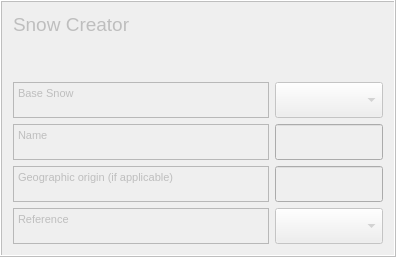
    <widget class="QFrame" name="framet">
     <property name="enabled">
      <bool>false</bool>
     </property>
     <property name="sizePolicy">
      <sizepolicy hsizetype="Preferred" vsizetype="Preferred">
       <horstretch>0</horstretch>
       <verstretch>0</verstretch>
      </sizepolicy>
     </property>
     <property name="maximumSize">
      <size>
       <width>5000</width>
       <height>16777215</height>
      </size>
     </property>
     <property name="frameShape">
      <enum>QFrame::Box</enum>
     </property>
     <property name="frameShadow">
      <enum>QFrame::Raised</enum>
     </property>
     <layout class="QGridLayout" name="gridLayout_2">
      <item row="2" column="0">
       <widget class="QTextBrowser" name="textBrowserBaseSnow">
        <property name="enabled">
         <bool>false</bool>
        </property>
        <property name="sizePolicy">
         <sizepolicy hsizetype="Preferred" vsizetype="Preferred">
          <horstretch>0</horstretch>
          <verstretch>0</verstretch>
         </sizepolicy>
        </property>
        <property name="maximumSize">
         <size>
          <width>500</width>
          <height>36</height>
         </size>
        </property>
        <property name="html">
         <string>&lt;!DOCTYPE HTML PUBLIC &quot;-//W3C//DTD HTML 4.0//EN&quot; &quot;http://www.w3.org/TR/REC-html40/strict.dtd&quot;&gt;
&lt;html&gt;&lt;head&gt;&lt;meta name=&quot;qrichtext&quot; content=&quot;1&quot; /&gt;&lt;style type=&quot;text/css&quot;&gt;
p, li { white-space: pre-wrap; }
&lt;/style&gt;&lt;/head&gt;&lt;body style=&quot; font-family:'MS Shell Dlg 2'; font-size:8.25pt; font-weight:400; font-style:normal;&quot;&gt;
&lt;p style=&quot; margin-top:0px; margin-bottom:0px; margin-left:0px; margin-right:0px; -qt-block-indent:0; text-indent:0px;&quot;&gt;&lt;span style=&quot; font-size:8pt;&quot;&gt;Base Snow&lt;/span&gt;&lt;/p&gt;&lt;/body&gt;&lt;/html&gt;</string>
        </property>
       </widget>
      </item>
      <item row="1" column="0">
       <spacer name="verticalSpacer">
        <property name="orientation">
         <enum>Qt::Vertical</enum>
        </property>
        <property name="sizeHint" stdset="0">
         <size>
          <width>20</width>
          <height>40</height>
         </size>
        </property>
       </spacer>
      </item>
      <item row="3" column="0">
       <widget class="QTextBrowser" name="textBrowserDesc">
        <property name="sizePolicy">
         <sizepolicy hsizetype="Preferred" vsizetype="Preferred">
          <horstretch>0</horstretch>
          <verstretch>0</verstretch>
         </sizepolicy>
        </property>
        <property name="maximumSize">
         <size>
          <width>500</width>
          <height>36</height>
         </size>
        </property>
        <property name="html">
         <string>&lt;!DOCTYPE HTML PUBLIC &quot;-//W3C//DTD HTML 4.0//EN&quot; &quot;http://www.w3.org/TR/REC-html40/strict.dtd&quot;&gt;
&lt;html&gt;&lt;head&gt;&lt;meta name=&quot;qrichtext&quot; content=&quot;1&quot; /&gt;&lt;style type=&quot;text/css&quot;&gt;
p, li { white-space: pre-wrap; }
&lt;/style&gt;&lt;/head&gt;&lt;body style=&quot; font-family:'MS Shell Dlg 2'; font-size:8.25pt; font-weight:400; font-style:normal;&quot;&gt;
&lt;p style=&quot; margin-top:0px; margin-bottom:0px; margin-left:0px; margin-right:0px; -qt-block-indent:0; text-indent:0px;&quot;&gt;&lt;span style=&quot; font-size:8pt;&quot;&gt;Name&lt;/span&gt;&lt;/p&gt;&lt;/body&gt;&lt;/html&gt;</string>
        </property>
       </widget>
      </item>
      <item row="0" column="0">
       <widget class="QLabel" name="label_46">
        <property name="text">
         <string>&lt;!DOCTYPE HTML PUBLIC &quot;-//W3C//DTD HTML 4.0//EN&quot; &quot;http://www.w3.org/TR/REC-html40/strict.dtd&quot;&gt;
&lt;html&gt;&lt;head&gt;&lt;meta name=&quot;qrichtext&quot; content=&quot;1&quot; /&gt;&lt;style type=&quot;text/css&quot;&gt;
p, li { white-space: pre-wrap; }
&lt;/style&gt;&lt;/head&gt;&lt;body style=&quot; font-family:'MS Shell Dlg 2'; font-size:8pt; font-weight:400; font-style:normal;&quot;&gt;
&lt;p style=&quot; margin-top:0px; margin-bottom:0px; margin-left:0px; margin-right:0px; -qt-block-indent:0; text-indent:0px;&quot;&gt;&lt;span style=&quot; font-size:14pt;&quot;&gt;Snow Creator&lt;/span&gt;&lt;/p&gt;&lt;/body&gt;&lt;/html&gt;</string>
        </property>
       </widget>
      </item>
      <item row="4" column="1">
       <widget class="QgsFilterLineEdit" name="textEditOrig">
        <property name="sizePolicy">
         <sizepolicy hsizetype="Preferred" vsizetype="Preferred">
          <horstretch>0</horstretch>
          <verstretch>0</verstretch>
         </sizepolicy>
        </property>
        <property name="maximumSize">
         <size>
          <width>16777215</width>
          <height>36</height>
         </size>
        </property>
        <property name="qgisRelation" stdset="0">
         <string notr="true"/>
        </property>
       </widget>
      </item>
      <item row="3" column="1">
       <widget class="QgsFilterLineEdit" name="textEditName">
        <property name="sizePolicy">
         <sizepolicy hsizetype="Preferred" vsizetype="Preferred">
          <horstretch>0</horstretch>
          <verstretch>0</verstretch>
         </sizepolicy>
        </property>
        <property name="maximumSize">
         <size>
          <width>16777215</width>
          <height>36</height>
         </size>
        </property>
        <property name="inputMethodHints">
         <set>Qt::ImhNone</set>
        </property>
        <property name="qgisRelation" stdset="0">
         <string notr="true"/>
        </property>
       </widget>
      </item>
      <item row="4" column="0">
       <widget class="QTextBrowser" name="textBrowserOrig">
        <property name="sizePolicy">
         <sizepolicy hsizetype="Preferred" vsizetype="Preferred">
          <horstretch>0</horstretch>
          <verstretch>0</verstretch>
         </sizepolicy>
        </property>
        <property name="maximumSize">
         <size>
          <width>500</width>
          <height>36</height>
         </size>
        </property>
        <property name="html">
         <string>&lt;!DOCTYPE HTML PUBLIC &quot;-//W3C//DTD HTML 4.0//EN&quot; &quot;http://www.w3.org/TR/REC-html40/strict.dtd&quot;&gt;
&lt;html&gt;&lt;head&gt;&lt;meta name=&quot;qrichtext&quot; content=&quot;1&quot; /&gt;&lt;style type=&quot;text/css&quot;&gt;
p, li { white-space: pre-wrap; }
&lt;/style&gt;&lt;/head&gt;&lt;body style=&quot; font-family:'MS Shell Dlg 2'; font-size:8.25pt; font-weight:400; font-style:normal;&quot;&gt;
&lt;p style=&quot; margin-top:0px; margin-bottom:0px; margin-left:0px; margin-right:0px; -qt-block-indent:0; text-indent:0px;&quot;&gt;&lt;span style=&quot; font-size:8pt;&quot;&gt;Geographic origin (if applicable)&lt;/span&gt;&lt;/p&gt;&lt;/body&gt;&lt;/html&gt;</string>
        </property>
       </widget>
      </item>
      <item row="2" column="1">
       <widget class="QComboBox" name="comboBoxBase">
        <property name="sizePolicy">
         <sizepolicy hsizetype="Preferred" vsizetype="Preferred">
          <horstretch>0</horstretch>
          <verstretch>0</verstretch>
         </sizepolicy>
        </property>
        <property name="minimumSize">
         <size>
          <width>0</width>
          <height>36</height>
         </size>
        </property>
        <property name="maximumSize">
         <size>
          <width>500</width>
          <height>36</height>
         </size>
        </property>
       </widget>
      </item>
      <item row="5" column="0">
       <widget class="QTextBrowser" name="textBrowserOrig_2">
        <property name="sizePolicy">
         <sizepolicy hsizetype="Expanding" vsizetype="Fixed">
          <horstretch>0</horstretch>
          <verstretch>0</verstretch>
         </sizepolicy>
        </property>
        <property name="maximumSize">
         <size>
          <width>16777215</width>
          <height>36</height>
         </size>
        </property>
        <property name="html">
         <string>&lt;!DOCTYPE HTML PUBLIC &quot;-//W3C//DTD HTML 4.0//EN&quot; &quot;http://www.w3.org/TR/REC-html40/strict.dtd&quot;&gt;
&lt;html&gt;&lt;head&gt;&lt;meta name=&quot;qrichtext&quot; content=&quot;1&quot; /&gt;&lt;style type=&quot;text/css&quot;&gt;
p, li { white-space: pre-wrap; }
&lt;/style&gt;&lt;/head&gt;&lt;body style=&quot; font-family:'MS Shell Dlg 2'; font-size:8.25pt; font-weight:400; font-style:normal;&quot;&gt;
&lt;p style=&quot; margin-top:0px; margin-bottom:0px; margin-left:0px; margin-right:0px; -qt-block-indent:0; text-indent:0px;&quot;&gt;&lt;span style=&quot; font-size:8pt;&quot;&gt;Reference&lt;/span&gt;&lt;/p&gt;&lt;/body&gt;&lt;/html&gt;</string>
        </property>
       </widget>
      </item>
      <item row="5" column="1">
       <widget class="QComboBox" name="comboBoxRef">
        <property name="sizePolicy">
         <sizepolicy hsizetype="Expanding" vsizetype="Fixed">
          <horstretch>0</horstretch>
          <verstretch>0</verstretch>
         </sizepolicy>
        </property>
        <property name="minimumSize">
         <size>
          <width>0</width>
          <height>0</height>
         </size>
        </property>
        <property name="maximumSize">
         <size>
          <width>500</width>
          <height>36</height>
         </size>
        </property>
        <item>
         <property name="text">
          <string/>
         </property>
        </item>
       </widget>
      </item>
     </layout>
    </widget>
